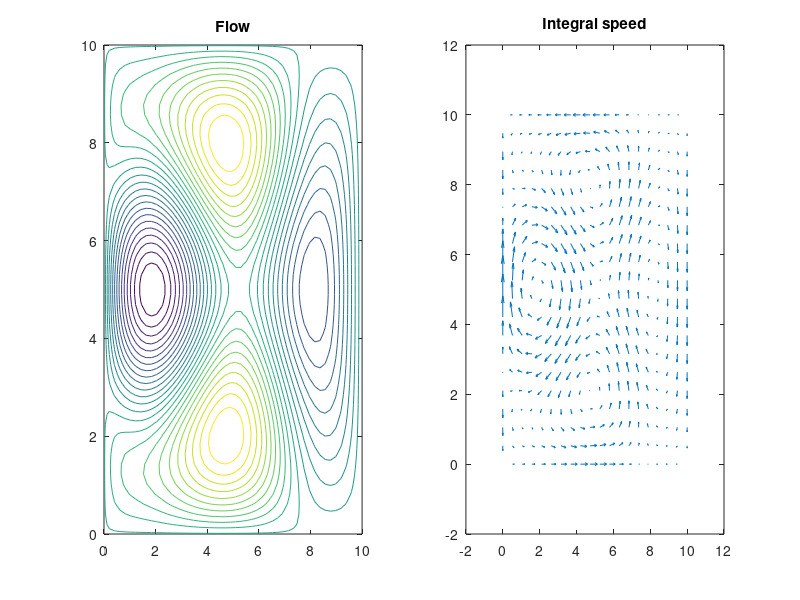

MATLAB code for this plot:
clf;

F1 = 1;
F2 = 3;
G1 = 3;
G2 = 3;
l = 1;
s = 3;
m = 3;
p = 1;
r = 10;
q = 10;
r_l = (l.*pi)/r;
r_s = (s.*pi)/r;
q_m = (m.*pi)/q;
q_p = (p.*pi)/q;
mu = 0.2;
beta = 0.2;

A = -beta/(2.*mu)+sqrt((beta/(2.*mu)).^2+q_m.^2);
B = -beta/(2.*mu)-sqrt((beta/(2.*mu)).^2+q_m.^2);
D_1 = q_m.*(mu.*(r_l.^2+q_m.^2)*F1 + beta.*r_l.*F2)/(mu.^2.*(r_l.^2+q_m.^2).^2+beta.^2.*r_l.^2);
D_2 = q_m.*(mu.*(r_l.^2+q_m.^2)*F2 - beta.*r_l.*F1)/(mu.^2.*(r_l.^2+q_m.^2).^2+beta.^2.*r_l.^2);
C_1 = D_1*(exp(B.*r)-(-1).^l)/(exp(A.*r)-exp(B.*r));
C_2 = D_1*((-1).^l-exp(A.*r))/(exp(A.*r)-exp(B.*r));

A_bar = -beta/(2.*mu)+sqrt((beta/(2.*mu)).^2+q_p.^2);
B_bar = -beta/(2.*mu)-sqrt((beta/(2.*mu)).^2+q_p.^2);
D_1_bar = r_s.*(mu.*(r_s.^2+q_p.^2)*G2 - beta.*r_s.*G1)/(mu.^2.*(r_s.^2+q_p.^2).^2+beta.^2.*r_s.^2);
D_2_bar = -r_s.*(mu.*(r_s.^2+q_p.^2)*G1 + beta.*r_s.*G2)/(mu.^2.*(r_s.^2+q_p.^2).^2+beta.^2.*r_s.^2);
C_1_bar = D_1_bar*(exp(B_bar.*r)-(-1).^s)/(exp(A_bar.*r)-exp(B_bar.*r));
C_2_bar = D_1_bar*((-1).^s-exp(A_bar.*r))/(exp(A_bar.*r)-exp(B_bar.*r));

x = linspace(0, r, 50);
y = linspace(0, q, 50);
[xx, yy] = meshgrid(x, y);

Psi = (C_1.*exp(A.*xx)+C_2.*exp(B.*xx)+D_1.*cos(r_l.*xx)+D_2.*sin(r_l.*xx)).*sin(q_m.*yy)+ (C_1_bar.*exp(A_bar.*xx)+C_2_bar.*exp(B_bar.*xx)+D_1_bar.*cos(r_s.*xx) + D_2_bar.*sin(r_s.*xx)).*sin(q_p.*yy);

subplot (1, 2, 1)
contour(xx, yy, Psi, 25);
title ("Flow");

x1 = linspace(0, r, 20);
y1 = linspace(0, q, 20);
[xx, yy] = meshgrid(x1, y1);

%[xx, yy] = meshgrid(0:0.5:r, 0:0.5:q);
% v-component
V=(A.*C_1.*exp(A.*xx)+B.*C_2.*exp(B.*xx)-r_l.*D_1.*sin(r_l.*xx)+r_l.*D_2.*cos(r_l.*xx)).*sin(q_m.*yy)+(A_bar.*C_1_bar.*exp(A_bar.*xx)+B_bar.*C_2_bar.*exp(B_bar.*xx)-r_s.*D_1_bar.*sin(r_s.*xx)+r_s.*D_2_bar.*cos(r_s.*xx)).*sin(q_p.*yy);
V=V.*(-1);
% u-component
U=q_m.*(C_1.*exp(A.*xx)+C_2.*exp(B.*xx)+D_1.*cos(r_l.*xx)+D_2.*sin(r_l.*xx)).*cos(q_m.*yy)+q_p.*(C_1_bar.*exp(A_bar.*xx)+C_2_bar.*exp(B_bar.*xx)+D_1_bar.*cos(r_s.*xx) + D_2_bar.*sin(r_s.*xx)).*cos(q_p.*yy);
subplot (1, 2, 2)
h = quiver(xx, yy, U, V, 1);
title ("Integral speed");
